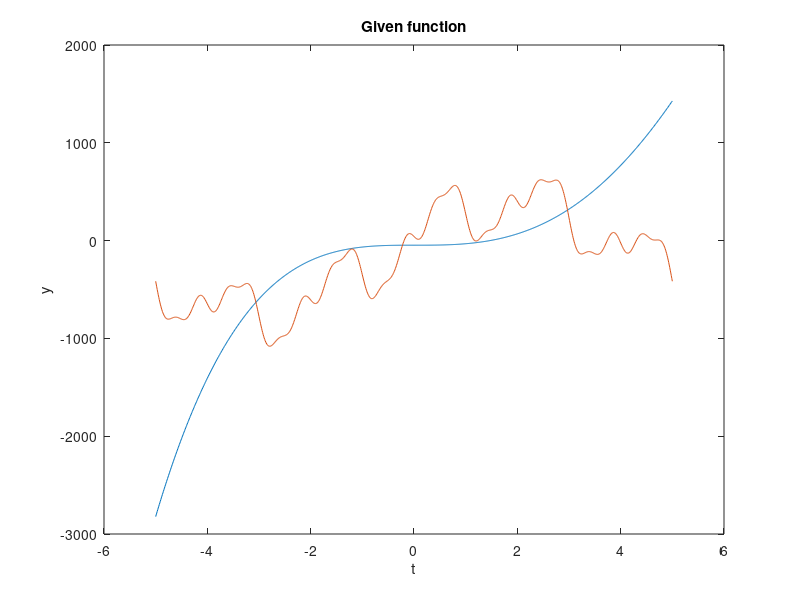

Source code (MATLAB):
clear;
L=5;
t=[-L:0.01:L];
y=-t.^4+17*t.^3-t.^2-47;
plot(t,y)
hold on
title('Given function');
xlabel('t');
ylabel('y');

y1=-t.^4+17*t.^3-t.^2-47;
a0 = (1/L)*trapz(t,y1)
sum=0;
% Harmonics to be included in the Fourier series
harmonics = [1, 5, 10, 20];
am = zeros(1, length(harmonics));
bm = zeros(1, length(harmonics));
for k=1:length(harmonics)
    am(k)=(1/L)*trapz(t,y1.*cos(harmonics(k)*pi*t/L));
    bm(k)=(1/L)*trapz(t,y1.*sin(harmonics(k)*pi*t/L));
    sum=sum+am(k)*cos(harmonics(k)*pi*t/L)+bm(k)*sin(harmonics(k)*pi*t/L);
end
s_t=a0/2+sum
plot(t,s_t)
